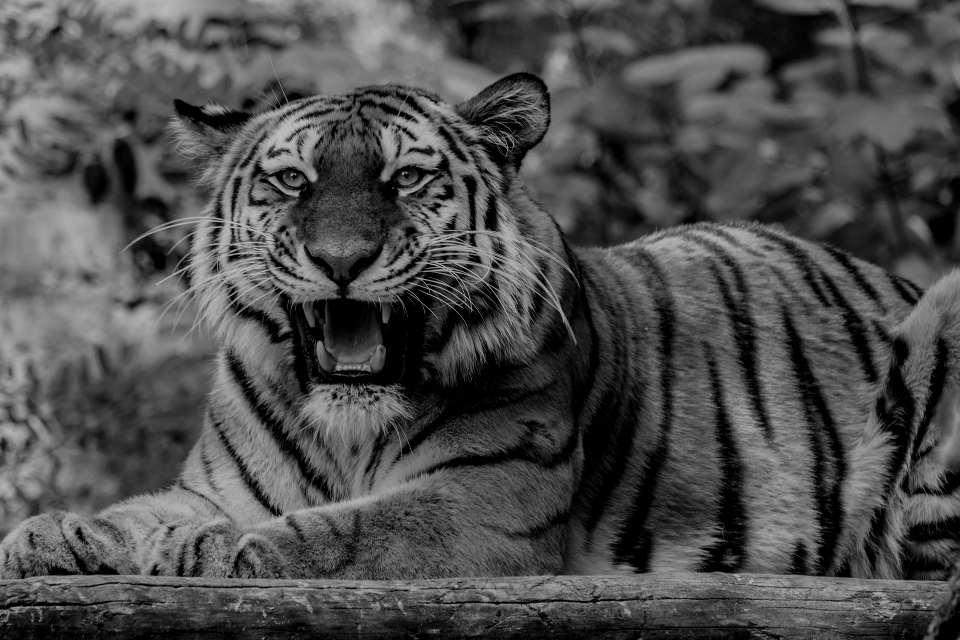
#> input picture Biondic_PSU/LV2-PSU/tiger.png, 960 x 640 px
$ python LV2_Biondic_zad_3.py
#> lines starting #> are read from the running program, lines starting #| are printed output that depends on the picture
import numpy as np
import matplotlib.pyplot as plt


img = plt.imread("tiger.png")
#> img is the input picture: shape (640, 960, 4) float32; mean R, G, B, A 0.303, 0.303, 0.303, 1

img = img[:, :, 0].copy()
#> img: shape (640, 960) float32

plt.figure()
plt.title("Original")
plt.imshow(img, cmap="gray")
plt.show()


# POSVIJETLITI SLIKU (brightness)
bright = img + 50
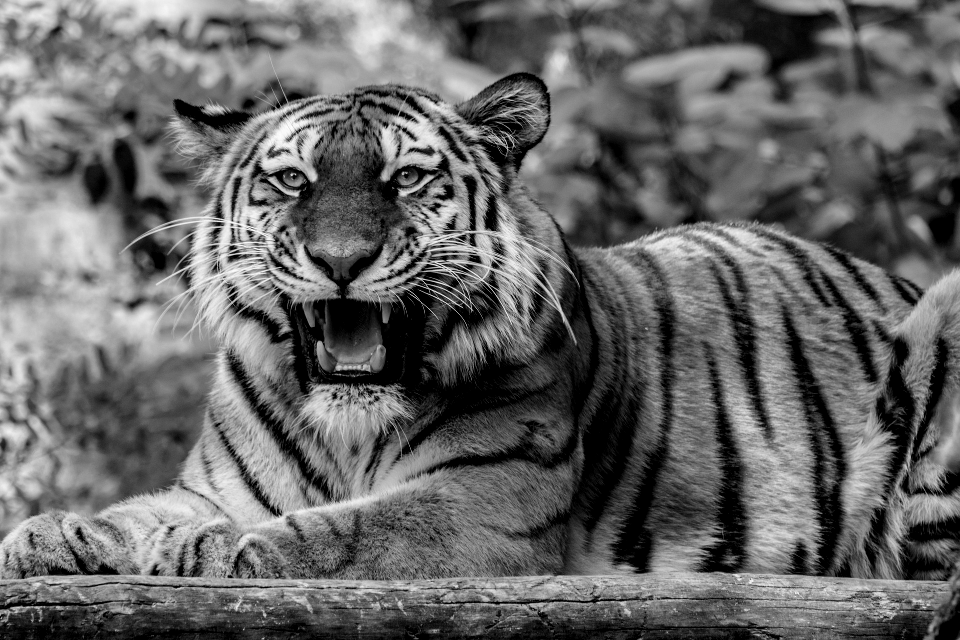
#> bright: shape (640, 960) float32; min 50, max 50.75, mean 50.3; drawn with min black and max white
bright = np.clip(bright, 0, 255)

plt.figure()
plt.title("Posvijetljena slika")
plt.imshow(bright, cmap="gray")
plt.show()


# ROTACIJA
rotated = np.rot90(img, k=-1)
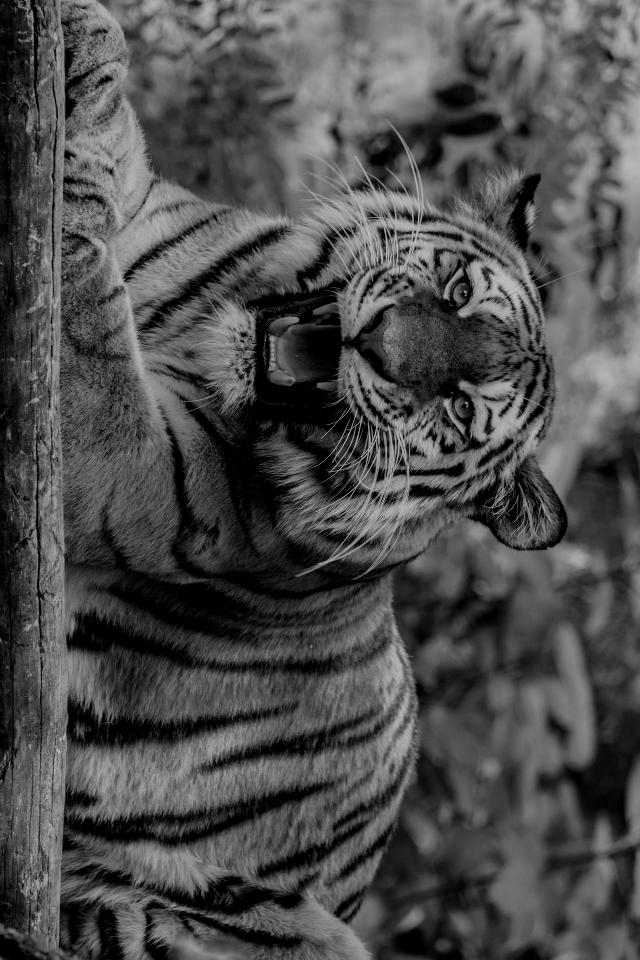
#> rotated: shape (960, 640) float32; min 0, max 0.749, mean 0.302

plt.figure()
plt.title("Rotirana slika")
plt.imshow(rotated, cmap="gray")
plt.show()


# c) ZRCALJENJE (horizontalno)
mirrored = np.fliplr(img)
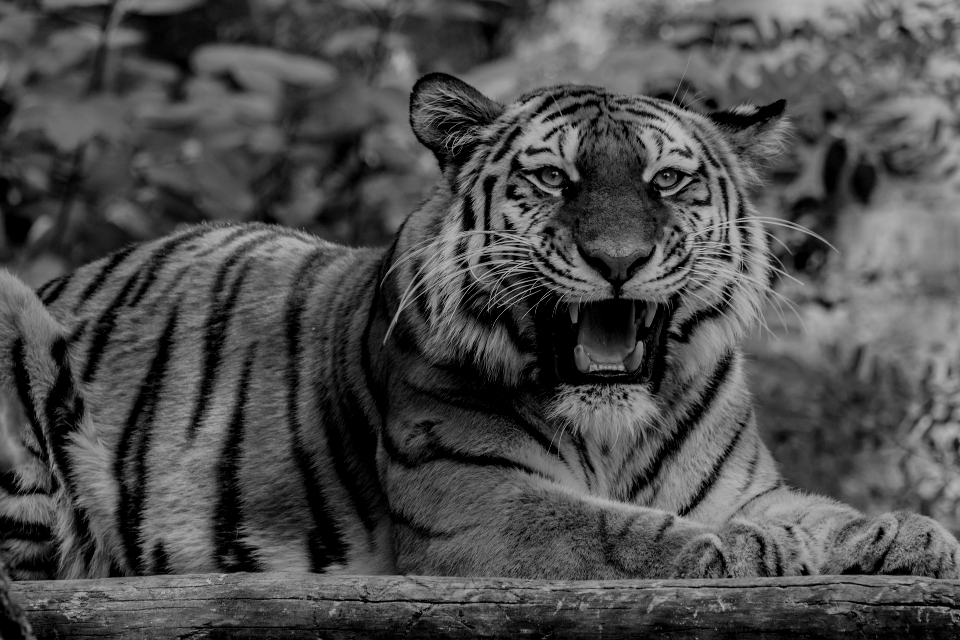
#> mirrored: shape (640, 960) float32; min 0, max 0.749, mean 0.302

plt.figure()
plt.title("Zrcaljena slika")
plt.imshow(mirrored, cmap="gray")
plt.show()


# d) SMANJENJE REZOLUCIJE
factor = 10
reduced = img[::factor, ::factor]
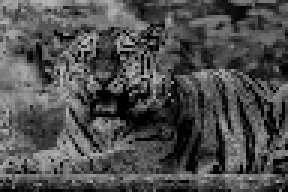
#> reduced: shape (64, 96) float32 (shown 3 times larger); min 0, max 0.718, mean 0.306

plt.figure()
plt.title("Smanjena rezolucija")
plt.imshow(reduced, cmap="gray")
plt.show()


# SAMO DRUGA ČETVRTINA PO ŠIRINI
h, w = img.shape
#> h = 640; w = 960

result = np.zeros_like(img)

result[:, w//4:w//2] = img[:, w//4:w//2]
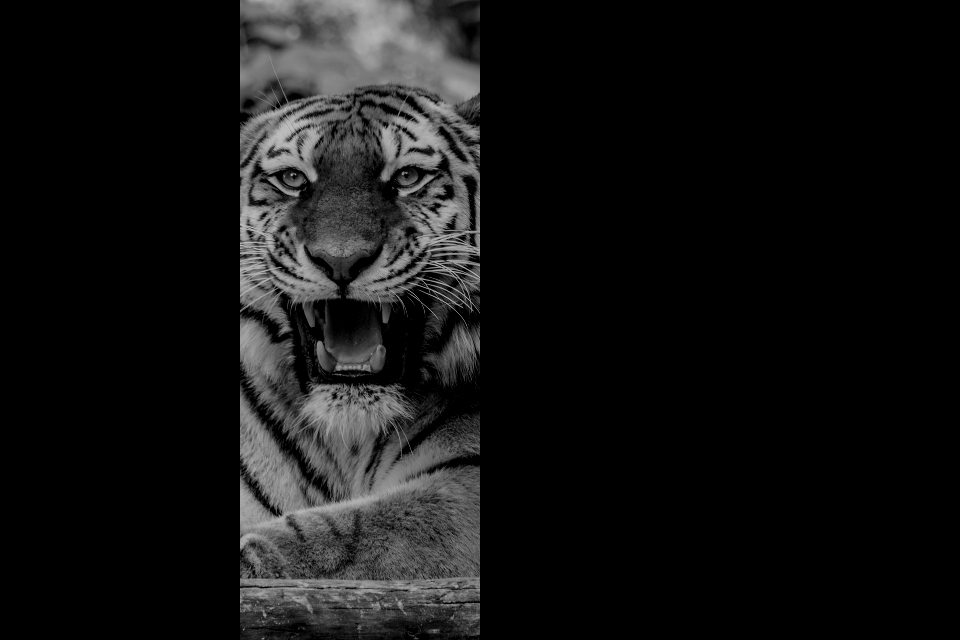
#> result: shape (640, 960) float32; min 0, max 0.749, mean 0.077

plt.figure()
plt.title("Druga četvrtina slike")
plt.imshow(result, cmap="gray")
plt.show()
